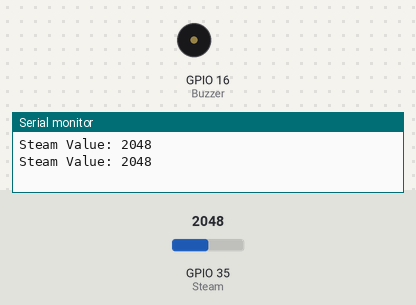
Recording of a sketch running on a simulated ESP32. Shown: buzzer (waves = sounding), the last lines printed to the serial monitor. The test bench sets the inputs (shaded band); at power-on: GPIO 35 (Steam) = 2048.

Above: at 1.9 s.
2.0 s: GPIO 35 (Steam) set to 871
5.5 s: GPIO 35 (Steam) set to 744
At 6.4 s:
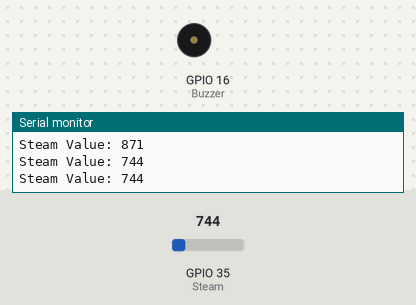
7.0 s: GPIO 35 (Steam) set to 840
At 7.15 s:
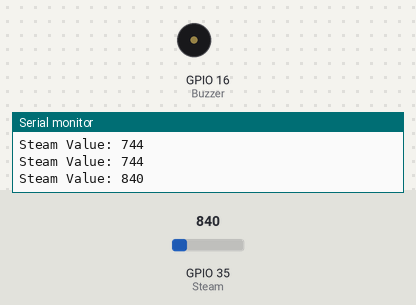
11.2 s: GPIO 35 (Steam) set to 760
At 11.9 s:
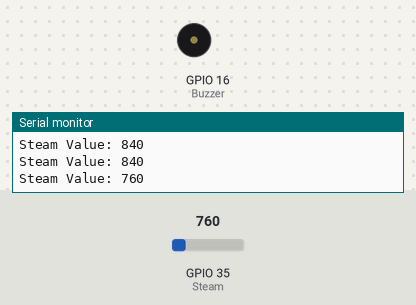
Timing chart, 0 to 13.7 s (numbered marks = the images above; inputs shaded):
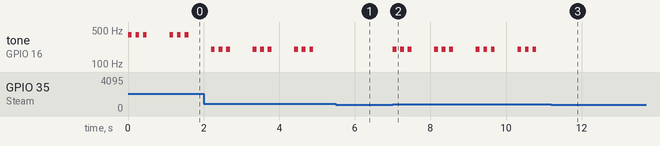

The sketch:

4.2Rainwater-Detection-System.ino
```cpp
// 4.2 RAINWATER DETECTION SYSTEM
// 4.2 Function to detect value reaches the set threshold, it indicates that it is raining, and the buzzer alarms.


#define Steam 35  // Set the steam sensor pin.
#define Buzzer 16  // Set the buzzer sensor pin.

// Set the setup.
void setup() {

  Serial.begin(9600);  // Initialize serial communication and set baud rate to "9600".

  pinMode(Steam, INPUT);  // Set the steam sensor as input.

  pinMode(Buzzer, OUTPUT);  // Set the buzzer as input.

}

// The loop function run repeatedly forever.
void loop() {

  int ReadValue = analogRead(Steam);  //Read the value of steam sensor.

  Serial.print("Steam Value: ");  // Print "Steam value: ".

  Serial.println(ReadValue);  // Print value of steam sensor.

  if(ReadValue >= 800 && 2000 > ReadValue){  // Determine whether the detected value is within 800~2000.

    for (int i = 0; i < 3; i++) {  // Execute for 3 times.

      tone(Buzzer, 200);  // Produce a tone frequency of 200Hz.

      delay(100);  // Delay for 1 millisecond.

      noTone(Buzzer);  // Turn off the tone.

      delay(100);  // Delay for 1 millisecond.
    }
  }

  else if (ReadValue >= 2000 && 4000 >= ReadValue) {  // Determine whether the detected value is within 2000~4000.

    for (int i = 0; i < 3; i++) {  // Execute for 3 times.

      tone(Buzzer, 400);  // Produce a tone frequency of 400Hz.

      delay(100);  // Delay for 1 millisecond.

      noTone(Buzzer);  // Turn off the tone.

      delay(100);  // Delay for 1 millisecond.

    }
  }

  else if (ReadValue > 4000) {  // Determine whether the detected value is greater than 4000.

    for (int i = 0; i < 3; i++) {  // Execute for 3 times.

      tone(Buzzer, 600);  // Produce a tone frequency of 600Hz.

      delay(100);  // Delay for 1 millisecond.

      noTone(Buzzer);  // Turn off the tone.

      delay(100);  // Delay for 1 millisecond.

    }
  }

  noTone(Buzzer);  // Turn off the tone.

  delay(500); // Delay for 5 millisecond.

}

// DANGER
// System will read rainwater value from Steam sensor. The greater the detected value is,
// louder the sound emitted by the buzzer.
```

Measured:
- after the input at 5.5 s, tone on GPIO 16 (Buzzer): stops changing and stays silent
- after the input at 7.0 s, tone on GPIO 16 (Buzzer): silent → 200 Hz at once, then repeats every 1.1 s: 2 × (silent 0.10 s, 200 Hz 0.10 s), silent 0.60 s, 200 Hz 0.10 s
- after the input at 11.2 s, tone on GPIO 16 (Buzzer): stops changing and stays silent
- by itself, tone on GPIO 16 (Buzzer): repeats every 1.1 s: 2 × (silent 0.10 s, 200 Hz 0.10 s), silent 0.60 s, 200 Hz 0.10 s
